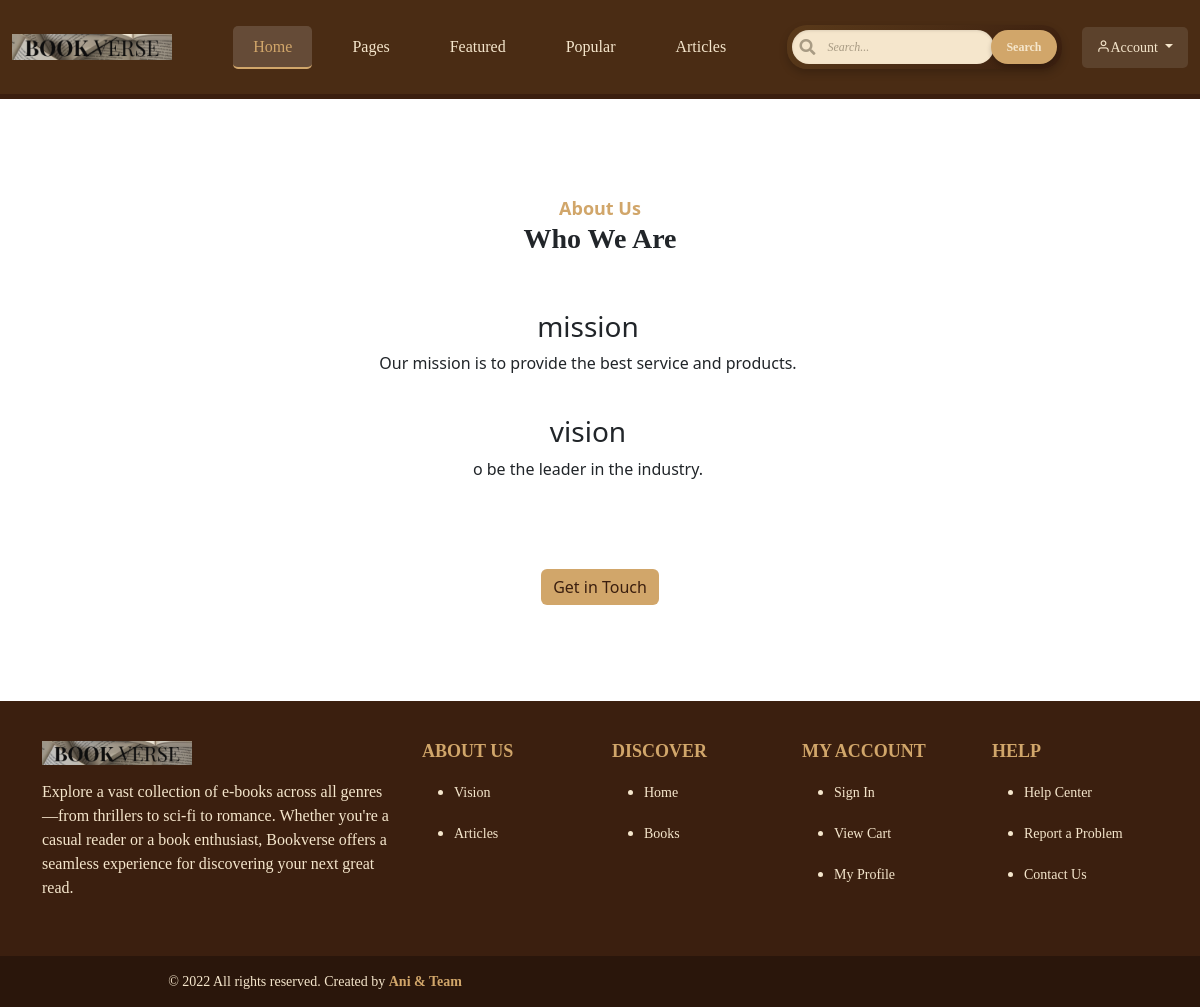
The page /about/ on the database its author committed.
### core/models.py (models this page shows, shortened)
class AboutSection(models.Model):
    title = models.CharField(max_length=100)
    description = models.TextField()
    image = models.ImageField(upload_to='about_images/', blank=True, null=True)
    created_at = models.DateTimeField(auto_now_add=True)
    updated_at = models.DateTimeField(auto_now_add=True)

### core/views.py (the view)
# urls.py: path('about/', views.about_view, name='about'),
def about_view(request):
    about_sections = AboutSection.objects.all()
    return render(request, 'core/about.html', {'about_sections': about_sections})

### templates/core/about.html (shortened to what this page needs)
{% extends 'partials/base.html' %}
{% block content %}
    <section id="about-us" class="py-5 my-5">
        <div class="container">
            <div class="row">
                <div class="col-md-12">
                    <div class="section-header text-center">
                        <div class="title">
                            <span>About Us</span>
                        </div>
                        <h2 class="section-title">Who We Are</h2>
                    </div>
                </div>
            </div>
            <div class="row mt-4">
                {% for section in about_sections %}
                <div class="row mb-4">
                    <div class="col-md-12 text-center">
                        <h3>{{ section.title }}</h3>
                        <p>{{ section.description }}</p>
                    </div>
                </div>
                {% endfor %}
            </div>
            <div class="row mt-5">
                <div class="col-md-12 text-center">
                    <a href="{% url 'core:contact' %}" class="btn btn-primary">Get in Touch</a>
                </div>
            </div>
        </div>
    </section>
{% endblock content %}

### static/assets/css/style1.css (style rules this page uses)
.section-header .title span { color: #d1a66a; font-size: 18px; font-weight: bold; }
.section-title { font-family: 'Merriweather', serif; font-size: 28px; font-weight: bold; margin-bottom: 30px; }

### static/assets/css/cart.css (style rules this page uses)
.btn-primary, #pay-button { background-color: #d1a66a; color: #3b1f0f; border: none; }

### rows shown on the page
AboutSection: title "mission", description "Our mission is to provide the best service and products."
AboutSection: title "vision", description "o be the leader in the industry."
